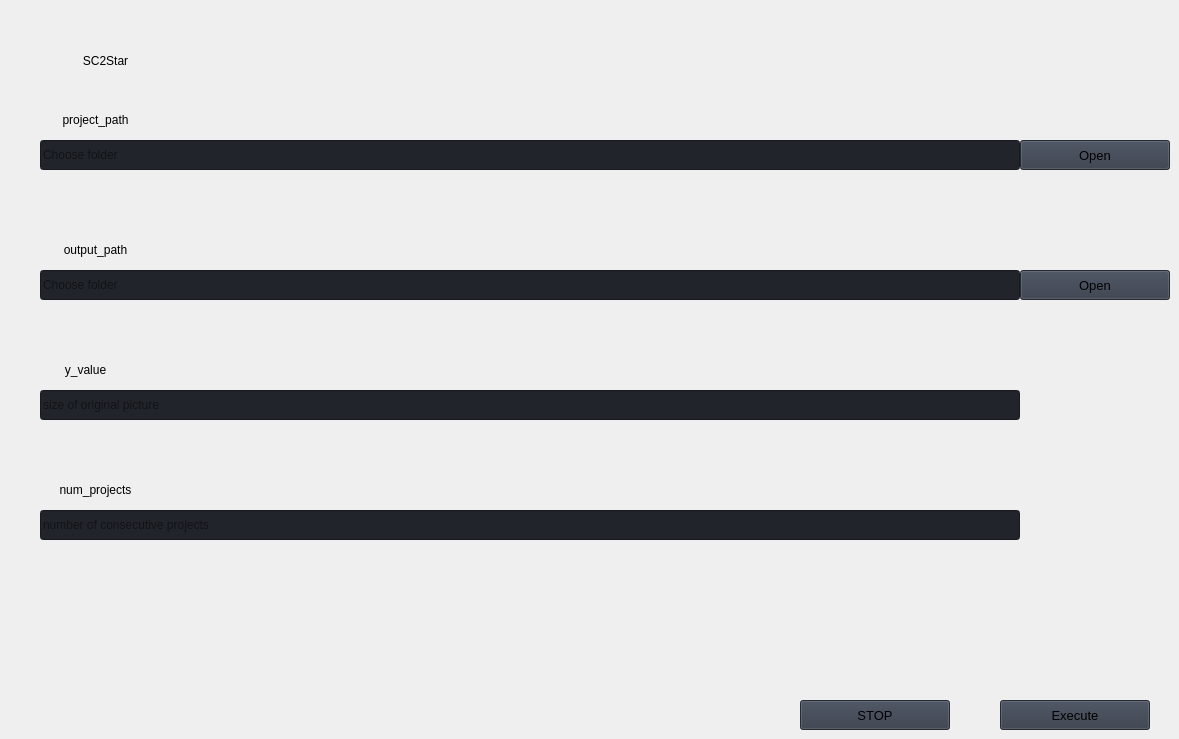
                   <widget class="QWidget" name="cs2star_page">
                    <widget class="QLineEdit" name="line_cs_proj">
                     <property name="geometry">
                      <rect>
                       <x>40</x>
                       <y>140</y>
                       <width>980</width>
                       <height>30</height>
                      </rect>
                     </property>
                     <property name="minimumSize">
                      <size>
                       <width>0</width>
                       <height>30</height>
                      </size>
                     </property>
                     <property name="styleSheet">
                      <string notr="true">background-color: rgb(33, 37, 43);</string>
                     </property>
                     <property name="text">
                      <string/>
                     </property>
                     <property name="readOnly">
                      <bool>false</bool>
                     </property>
                     <property name="placeholderText">
                      <string>Choose folder</string>
                     </property>
                    </widget>
                    <widget class="QPushButton" name="btn_cs_out">
                     <property name="geometry">
                      <rect>
                       <x>1020</x>
                       <y>270</y>
                       <width>150</width>
                       <height>30</height>
                      </rect>
                     </property>
                     <property name="minimumSize">
                      <size>
                       <width>150</width>
                       <height>30</height>
                      </size>
                     </property>
                     <property name="font">
                      <font>
                       <family>Segoe UI</family>
                       <pointsize>10</pointsize>
                       <italic>false</italic>
                       <bold>false</bold>
                      </font>
                     </property>
                     <property name="cursor">
                      <cursorShape>PointingHandCursor</cursorShape>
                     </property>
                     <property name="styleSheet">
                      <string notr="true">background-color: rgb(52, 59, 72);</string>
                     </property>
                     <property name="text">
                      <string>Open</string>
                     </property>
                     <property name="icon">
                      <iconset resource="resources.qrc">
                       <normaloff>:/icons/images/icons/cil-folder-open.png</normaloff>:/icons/images/icons/cil-folder-open.png</iconset>
                     </property>
                    </widget>
                    <widget class="QPushButton" name="btn_cs_proj">
                     <property name="geometry">
                      <rect>
                       <x>1020</x>
                       <y>140</y>
                       <width>150</width>
                       <height>30</height>
                      </rect>
                     </property>
                     <property name="minimumSize">
                      <size>
                       <width>150</width>
                       <height>30</height>
                      </size>
                     </property>
                     <property name="font">
                      <font>
                       <family>Segoe UI</family>
                       <pointsize>10</pointsize>
                       <italic>false</italic>
                       <bold>false</bold>
                      </font>
                     </property>
                     <property name="cursor">
                      <cursorShape>PointingHandCursor</cursorShape>
                     </property>
                     <property name="styleSheet">
                      <string notr="true">background-color: rgb(52, 59, 72);</string>
                     </property>
                     <property name="text">
                      <string>Open</string>
                     </property>
                     <property name="icon">
                      <iconset resource="resources.qrc">
                       <normaloff>:/icons/images/icons/cil-folder-open.png</normaloff>:/icons/images/icons/cil-folder-open.png</iconset>
                     </property>
                    </widget>
                    <widget class="QLineEdit" name="line_cs_num">
                     <property name="geometry">
                      <rect>
                       <x>40</x>
                       <y>510</y>
                       <width>980</width>
                       <height>30</height>
                      </rect>
                     </property>
                     <property name="minimumSize">
                      <size>
                       <width>0</width>
                       <height>30</height>
                      </size>
                     </property>
                     <property name="styleSheet">
                      <string notr="true">background-color: rgb(33, 37, 43);</string>
                     </property>
                     <property name="text">
                      <string/>
                     </property>
                     <property name="readOnly">
                      <bool>false</bool>
                     </property>
                     <property name="placeholderText">
                      <string>number of consecutive projects</string>
                     </property>
                    </widget>
                    <widget class="QLineEdit" name="line_cs_out">
                     <property name="geometry">
                      <rect>
                       <x>40</x>
                       <y>270</y>
                       <width>980</width>
                       <height>30</height>
                      </rect>
                     </property>
                     <property name="minimumSize">
                      <size>
                       <width>0</width>
                       <height>30</height>
                      </size>
                     </property>
                     <property name="styleSheet">
                      <string notr="true">background-color: rgb(33, 37, 43);</string>
                     </property>
                     <property name="text">
                      <string/>
                     </property>
                     <property name="readOnly">
                      <bool>false</bool>
                     </property>
                     <property name="placeholderText">
                      <string>Choose folder</string>
                     </property>
                    </widget>
                    <widget class="QPushButton" name="btn_cs_stop">
                     <property name="geometry">
                      <rect>
                       <x>800</x>
                       <y>700</y>
                       <width>150</width>
                       <height>30</height>
                      </rect>
                     </property>
                     <property name="minimumSize">
                      <size>
                       <width>150</width>
                       <height>30</height>
                      </size>
                     </property>
                     <property name="font">
                      <font>
                       <family>Segoe UI</family>
                       <pointsize>10</pointsize>
                       <italic>false</italic>
                       <bold>false</bold>
                      </font>
                     </property>
                     <property name="cursor">
                      <cursorShape>PointingHandCursor</cursorShape>
                     </property>
                     <property name="styleSheet">
                      <string notr="true">background-color: rgb(52, 59, 72);</string>
                     </property>
                     <property name="text">
                      <string>STOP</string>
                     </property>
                     <property name="icon">
                      <iconset resource="resources.qrc">
                       <normaloff>:/icons/images/icons/cil-x.png</normaloff>:/icons/images/icons/cil-x.png</iconset>
                     </property>
                    </widget>
                    <widget class="QLineEdit" name="line_cs_y">
                     <property name="geometry">
                      <rect>
                       <x>40</x>
                       <y>390</y>
                       <width>980</width>
                       <height>30</height>
                      </rect>
                     </property>
                     <property name="minimumSize">
                      <size>
                       <width>0</width>
                       <height>30</height>
                      </size>
                     </property>
                     <property name="styleSheet">
                      <string notr="true">background-color: rgb(33, 37, 43);</string>
                     </property>
                     <property name="text">
                      <string/>
                     </property>
                     <property name="readOnly">
                      <bool>false</bool>
                     </property>
                     <property name="placeholderText">
                      <string>size of original picture</string>
                     </property>
                    </widget>
                    <widget class="QLabel" name="label_27">
                     <property name="geometry">
                      <rect>
                       <x>20</x>
                       <y>480</y>
                       <width>151</width>
                       <height>20</height>
                      </rect>
                     </property>
                     <property name="toolTip">
                      <string>&lt;html&gt;&lt;head/&gt;&lt;body&gt;&lt;p&gt;&lt;span style=&quot; font-size:18pt;&quot;&gt;Output path&lt;/span&gt;&lt;/p&gt;&lt;/body&gt;&lt;/html&gt;</string>
                     </property>
                     <property name="text">
                      <string>num_projects</string>
                     </property>
                     <property name="alignment">
                      <set>Qt::AlignCenter</set>
                     </property>
                    </widget>
                    <widget class="QLabel" name="label_29">
                     <property name="geometry">
                      <rect>
                       <x>-20</x>
                       <y>50</y>
                       <width>251</width>
                       <height>21</height>
                      </rect>
                     </property>
                     <property name="styleSheet">
                      <string notr="true">font: 18pt &quot;Sans Serif&quot;;</string>
                     </property>
                     <property name="text">
                      <string>SC2Star</string>
                     </property>
                     <property name="alignment">
                      <set>Qt::AlignCenter</set>
                     </property>
                    </widget>
                    <widget class="QPushButton" name="btn_cs_exec">
                     <property name="geometry">
                      <rect>
                       <x>1000</x>
                       <y>700</y>
                       <width>150</width>
                       <height>30</height>
                      </rect>
                     </property>
                     <property name="minimumSize">
                      <size>
                       <width>150</width>
                       <height>30</height>
                      </size>
                     </property>
                     <property name="font">
                      <font>
                       <family>Segoe UI</family>
                       <pointsize>10</pointsize>
                       <italic>false</italic>
                       <bold>false</bold>
                      </font>
                     </property>
                     <property name="cursor">
                      <cursorShape>PointingHandCursor</cursorShape>
                     </property>
                     <property name="styleSheet">
                      <string notr="true">background-color: rgb(52, 59, 72);</string>
                     </property>
                     <property name="text">
                      <string>Execute</string>
                     </property>
                     <property name="icon">
                      <iconset theme="media-seek-forward" resource="resources.qrc">
                       <normaloff>:/icons/images/icons/cil-caret-right.png</normaloff>:/icons/images/icons/cil-caret-right.png</iconset>
                     </property>
                    </widget>
                    <widget class="QLabel" name="label_30">
                     <property name="geometry">
                      <rect>
                       <x>10</x>
                       <y>360</y>
                       <width>151</width>
                       <height>20</height>
                      </rect>
                     </property>
                     <property name="toolTip">
                      <string>&lt;html&gt;&lt;head/&gt;&lt;body&gt;&lt;p&gt;&lt;span style=&quot; font-size:18pt;&quot;&gt;Particles coordinate .star file&lt;/span&gt;&lt;/p&gt;&lt;/body&gt;&lt;/html&gt;</string>
                     </property>
                     <property name="text">
                      <string>y_value</string>
                     </property>
                     <property name="alignment">
                      <set>Qt::AlignCenter</set>
                     </property>
                    </widget>
                    <widget class="QLabel" name="label_31">
                     <property name="geometry">
                      <rect>
                       <x>20</x>
                       <y>110</y>
                       <width>151</width>
                       <height>20</height>
                      </rect>
                     </property>
                     <property name="toolTip">
                      <string>&lt;html&gt;&lt;head/&gt;&lt;body&gt;&lt;p&gt;&lt;span style=&quot; font-size:20pt;&quot;&gt;test&lt;/span&gt;&lt;/p&gt;&lt;/body&gt;&lt;/html&gt;</string>
                     </property>
                     <property name="whatsThis">
                      <string>&lt;html&gt;&lt;head/&gt;&lt;body&gt;&lt;p&gt;test&lt;/p&gt;&lt;/body&gt;&lt;/html&gt;</string>
                     </property>
                     <property name="text">
                      <string>project_path</string>
                     </property>
                     <property name="alignment">
                      <set>Qt::AlignCenter</set>
                     </property>
                    </widget>
                    <widget class="QLabel" name="label_32">
                     <property name="geometry">
                      <rect>
                       <x>20</x>
                       <y>240</y>
                       <width>151</width>
                       <height>20</height>
                      </rect>
                     </property>
                     <property name="toolTip">
                      <string>&lt;html&gt;&lt;head/&gt;&lt;body&gt;&lt;p&gt;&lt;span style=&quot; font-size:18pt;&quot;&gt;Particles coordinate .star file&lt;/span&gt;&lt;/p&gt;&lt;/body&gt;&lt;/html&gt;</string>
                     </property>
                     <property name="text">
                      <string>output_path</string>
                     </property>
                     <property name="alignment">
                      <set>Qt::AlignCenter</set>
                     </property>
                    </widget>
                   </widget>
